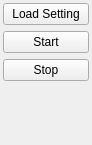
<?xml version="1.0" encoding="UTF-8"?>
<ui version="4.0">
 <class>PointPosOpt</class>
 <widget class="QWidget" name="PointPosOpt">
  <property name="geometry">
   <rect>
    <x>0</x>
    <y>0</y>
    <width>92</width>
    <height>145</height>
   </rect>
  </property>
  <property name="windowTitle">
   <string>PointPosOpt</string>
  </property>
  <layout class="QGridLayout" name="gridLayout">
   <property name="leftMargin">
    <number>3</number>
   </property>
   <property name="topMargin">
    <number>3</number>
   </property>
   <property name="rightMargin">
    <number>3</number>
   </property>
   <property name="bottomMargin">
    <number>3</number>
   </property>
   <item row="3" column="0">
    <spacer name="verticalSpacer">
     <property name="orientation">
      <enum>Qt::Vertical</enum>
     </property>
     <property name="sizeHint" stdset="0">
      <size>
       <width>20</width>
       <height>52</height>
      </size>
     </property>
    </spacer>
   </item>
   <item row="1" column="0">
    <widget class="QPushButton" name="startButton">
     <property name="text">
      <string>Start</string>
     </property>
    </widget>
   </item>
   <item row="2" column="0">
    <widget class="QPushButton" name="stopButton">
     <property name="text">
      <string>Stop</string>
     </property>
    </widget>
   </item>
   <item row="0" column="0">
    <widget class="QPushButton" name="loadSettingButton">
     <property name="text">
      <string>Load Setting</string>
     </property>
    </widget>
   </item>
  </layout>
 </widget>
 <layoutdefault spacing="6" margin="11"/>
 <resources/>
 <connections/>
</ui>
